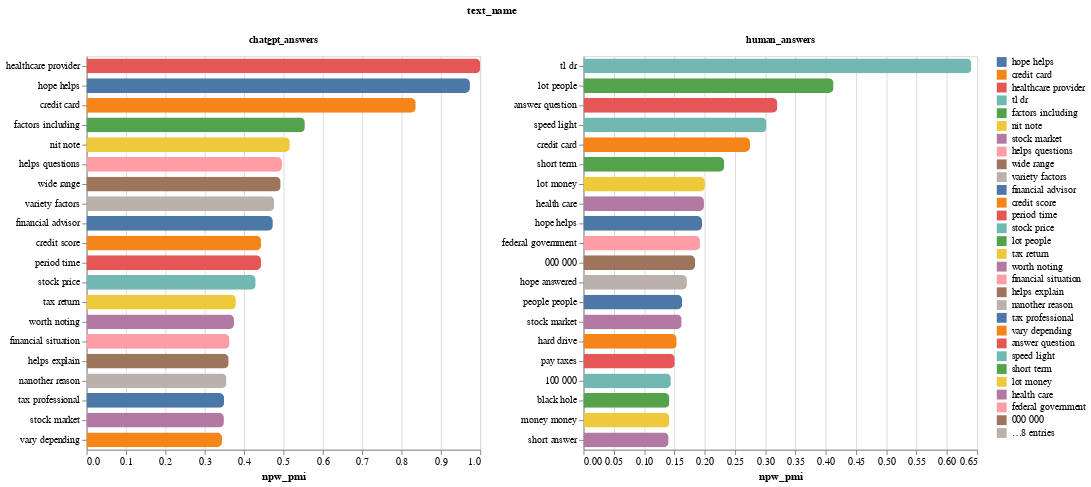

The notebook cell this image was saved under:
### Markdown cell above
Lastly, from the `npw_pmi` we see that the distribution of bigrams is a bit more balanced for human-authored texts, while ChatGPT appears to produce texts that include very specific bigrams with a much higher frequency. This might be a consequence of the different lexical variety between ChatGPT and human-authored texts.

### Code cell
charts["npw_pmi"]["BarChart"]

### Figure 1 — Vega specification as saved in the notebook (floating-point values rounded to 4 significant figures)
{"$schema": "https://vega.github.io/schema/vega/v5.json", "data": [{"name": "source_0", "values": [{"text_name": "human_answers", "": "", "ngram": "tl dr", "value": 0.6406, "rank": 1}, {"text_name": "human_answers", "": "", "ngram": "lot people", "value": 0.4129, "rank": 2}, {"text_name": "human_answers", "": "", "ngram": "answer question", "value": 0.3201, "rank": 3}, {"text_name": "human_answers", "": "", "ngram": "speed light", "value": 0.3022, "rank": 4}, {"text_name": "human_answers", "": "", "ngram": "credit card", "value": 0.2749, "rank": 5}, {"text_name": "human_answers", "": "", "ngram": "short term", "value": 0.2324, "rank": 6}, {"text_name": "human_answers", "": "", "ngram": "lot money", "value": 0.2005, "rank": 7}, {"text_name": "human_answers", "": "", "ngram": "health care", "value": 0.1989, "rank": 8}, {"text_name": "human_answers", "": "", "ngram": "hope helps", "value": 0.1957, "rank": 9}, {"text_name": "human_answers", "": "", "ngram": "federal government", "value": 0.1925, "rank": 10}, {"text_name": "human_answers", "": "", "ngram": "000 000", "value": 0.1843, "rank": 11}, {"text_name": "human_answers", "": "", "ngram": "hope answered", "value": 0.1708, "rank": 12}, {"text_name": "human_answers", "": "", "ngram": "people people", "value": 0.1628, "rank": 13}, {"text_name": "human_answers", "": "", "ngram": "stock market", "value": 0.1621, "rank": 14}, {"text_name": "human_answers", "": "", "ngram": "hard drive", "value": 0.1538, "rank": 15}, {"text_name": "human_answers", "": "", "ngram": "pay taxes", "value": 0.1507, "rank": 16}, {"text_name": "human_answers", "": "", "ngram": "100 000", "value": 0.1443, "rank": 17}, {"text_name": "human_answers", "": "", "ngram": "black hole", "value": 0.1418, "rank": 18}, {"text_name": "human_answers", "": "", "ngram": "money money", "value": 0.1418, "rank": 19}, {"text_name": "human_answers", "": "", "ngram": "short answer", "value": 0.1406, "rank": 20}, {"text_name": "chatgpt_answers", "": "", "ngram": "healthcare provider", "value": 1.0, "rank": 1}, {"text_name": "chatgpt_answers", "": "", "ngram": "hope helps", "value": 0.9739, "rank": 2}, {"text_name": "chatgpt_answers", "": "", "ngram": "credit card", "value": 0.8363, "rank": 3}, {"text_name": "chatgpt_answers", "": "", "ngram": "factors including", "value": 0.5545, "rank": 4}, {"text_name": "chatgpt_answers", "": "", "ngram": "nit note", "value": 0.5163, "rank": 5}, {"text_name": "chatgpt_answers", "": "", "ngram": "helps questions", "value": 0.4964, "rank": 6}, {"text_name": "chatgpt_answers", "": "", "ngram": "wide range", "value": 0.493, "rank": 7}, {"text_name": "chatgpt_answers", "": "", "ngram": "variety factors", "value": 0.4769, "rank": 8}, {"text_name": "chatgpt_answers", "": "", "ngram": "financial advisor", "value": 0.4732, "rank": 9}, {"text_name": "chatgpt_answers", "": "", "ngram": "credit score", "value": 0.4433, "rank": 10}, {"text_name": "chatgpt_answers", "": "", "ngram": "period time", "value": 0.4431, "rank": 11}, {"text_name": "chatgpt_answers", "": "", "ngram": "stock price", "value": 0.4296, "rank": 12}, {"text_name": "chatgpt_answers", "": "", "ngram": "tax return", "value": 0.3793, "rank": 13}, {"text_name": "chatgpt_answers", "": "", "ngram": "worth noting", "value": 0.3744, "rank": 14}, {"text_name": "chatgpt_answers", "": "", "ngram": "financial situation", "value": 0.3631, "rank": 15}, {"text_name": "chatgpt_answers", "": "", "ngram": "helps explain", "value": 0.3609, "rank": 16}, {"text_name": "chatgpt_answers", "": "", "ngram": "nanother reason", "value": 0.3554, "rank": 17}, {"text_name": "chatgpt_answers", "": "", "ngram": "tax professional", "value": 0.3494, "rank": 18}, {"text_name": "chatgpt_answers", "": "", "ngram": "stock market", "value": 0.3488, "rank": 19}, {"text_name": "chatgpt_answers", "": "", "ngram": "vary depending", "value": 0.344, "rank": 20}]}, {"name": "column_domain", "values": [{"text_name": "human_answers", "count": 20}, {"text_name": "chatgpt_answers", "count": 20}]}, {"name": "data_2"}, {"name": "source_0_color_domain_ngram", "values": [{"ngram": "tl dr", "sort_field": 0.6406}, {"ngram": "lot people", "sort_field": 0.4129}, {"ngram": "answer question", "sort_field": 0.3201}, {"ngram": "speed light", "sort_field": 0.3022}, {"ngram": "credit card", "sort_field": 1.111}, {"ngram": "short term", "sort_field": 0.2324}, {"ngram": "lot money", "sort_field": 0.2005}, {"ngram": "health care", "sort_field": 0.1989}, {"ngram": "hope helps", "sort_field": 1.17}, {"ngram": "federal government", "sort_field": 0.1925}, {"ngram": "000 000", "sort_field": 0.1843}, {"ngram": "hope answered", "sort_field": 0.1708}, {"ngram": "people people", "sort_field": 0.1628}, {"ngram": "stock market", "sort_field": 0.5109}, {"ngram": "hard drive", "sort_field": 0.1538}, {"ngram": "pay taxes", "sort_field": 0.1507}, {"ngram": "100 000", "sort_field": 0.1443}, {"ngram": "black hole", "sort_field": 0.1418}, {"ngram": "money money", "sort_field": 0.1418}, {"ngram": "short answer", "sort_field": 0.1406}, {"ngram": "healthcare provider", "sort_field": 1.0}, {"ngram": "factors including", "sort_field": 0.5545}, {"ngram": "nit note", "sort_field": 0.5163}, {"ngram": "helps questions", "sort_field": 0.4964}, {"ngram": "wide range", "sort_field": 0.493}, {"ngram": "variety factors", "sort_field": 0.4769}, {"ngram": "financial advisor", "sort_field": 0.4732}, {"ngram": "credit score", "sort_field": 0.4433}, {"ngram": "period time", "sort_field": 0.4431}, {"ngram": "stock price", "sort_field": 0.4296}, {"ngram": "tax return", "sort_field": 0.3793}, {"ngram": "worth noting", "sort_field": 0.3744}, {"ngram": "financial situation", "sort_field": 0.3631}, {"ngram": "helps explain", "sort_field": 0.3609}, {"ngram": "nanother reason", "sort_field": 0.3554}, {"ngram": "tax professional", "sort_field": 0.3494}, {"ngram": "vary depending", "sort_field": 0.344}]}], "signals": [{"name": "child_width", "value": 400}, {"name": "child_y_step", "value": 20}, {"name": "param_1", "value": "", "bind": {"input": "search", "placeholder": "insert 2-gram...", "name": "Filter by 2-gram "}}], "marks": [{"type": "group", "name": "column-title", "title": {"text": "text_name", "style": "guide-title", "offset": 10}, "role": "column-title"}, {"type": "group", "name": "column_header", "from": {"data": "column_domain"}, "sort": {"field": "datum[\"text_name\"]", "order": "ascending"}, "encode": {"update": {"width": {"signal": "child_width"}}}, "title": {"text": {"signal": "isValid(parent[\"text_name\"]) ? parent[\"text_name\"] : \"\"+parent[\"text_name\"]"}, "style": "guide-label", "offset": 10, "fontWeight": "bold", "frame": "group"}, "role": "column-header"}, {"type": "group", "name": "cell", "from": {"facet": {"data": "source_0", "name": "facet", "groupby": ["text_name"], "aggregate": {"fields": ["ngram"], "ops": ["distinct"], "as": ["distinct_ngram"]}}}, "sort": {"field": ["datum[\"text_name\"]"], "order": ["ascending"]}, "encode": {"update": {"width": {"signal": "child_width"}, "height": {"signal": "bandspace(datum[\"distinct_ngram\"], 0.1, 0.05) * child_y_step"}}}, "data": [{"name": "data_0", "source": "facet", "transform": [{"type": "stack", "field": "value", "groupby": ["ngram"], "sort": {"field": [], "order": []}, "as": ["value_start", "value_end"], "offset": "zero"}, {"type": "filter", "expr": "isValid(datum[\"value\"]) && isFinite(+datum[\"value\"])"}]}, {"name": "facet_child_y_domain_ngram_2", "source": "facet", "transform": [{"type": "aggregate", "groupby": ["ngram"], "fields": ["value"], "ops": ["sum"], "as": ["sort_field"]}, {"type": "project", "fields": ["ngram", "sort_field"]}]}], "marks": [{"type": "group", "from": {"facet": {"data": "data_0", "name": "stack_group_child_main", "groupby": ["ngram"], "aggregate": {"fields": ["value_start", "value_start", "value_end", "value_end"], "ops": ["min", "max", "min", "max"]}}}, "encode": {"update": {"cornerRadiusTopRight": {"value": 5}, "x": {"signal": "min(scale('child_x',datum[\"min_value_start\"]),scale('child_x',datum[\"max_value_start\"]),scale('child_x',datum[\"min_value_end\"]),scale('child_x',datum[\"max_value_end\"]))"}, "height": {"value": 15}, "yc": {"field": "ngram", "scale": "child_y", "band": 0.5}, "cornerRadiusBottomRight": {"value": 5}, "clip": {"value": true}, "x2": {"signal": "max(scale('child_x',datum[\"min_value_start\"]),scale('child_x',datum[\"max_value_start\"]),scale('child_x',datum[\"min_value_end\"]),scale('child_x',datum[\"max_value_end\"]))"}}}, "marks": [{"type": "group", "encode": {"update": {"height": {"field": {"signal": null, "datum": null, "group": "height", "parent": null}}, "x": {"field": {"signal": null, "datum": null, "group": "x", "parent": null}, "mult": -1}}}, "marks": [{"type": "rect", "name": "child_marks", "from": {"data": "stack_group_child_main"}, "encode": {"update": {"x": {"field": "value_end", "scale": "child_x"}, "x2": {"field": "value_start", "scale": "child_x"}, "fill": [{"field": "ngram", "scale": "color", "test": "test(regexp(param_1,'i'),datum.ngram)"}, {"value": ""}], "tooltip": {"signal": "{\"2-gram\": isValid(datum[\"ngram\"]) ? datum[\"ngram\"] : \"\"+datum[\"ngram\"], \"npw_pmi value\": format(datum[\"value\"], \"\")}"}, "opacity": [{"value": 1, "test": "test(regexp(param_1,'i'),datum.ngram)"}, {"value": 0}], "height": {"field": {"signal": null, "datum": null, "group": "height", "parent": null}}}}, "style": ["bar"]}]}]}], "scales": [{"name": "child_x", "type": "linear", "domain": {"data": "data_0", "fields": ["value_start", "value_end"]}, "range": [0, {"signal": "child_width"}], "nice": true, "zero": true}, {"name": "child_y", "type": "band", "domain": {"data": "facet_child_y_domain_ngram_2", "field": "ngram", "sort": {"op": "max", "field": "sort_field", "order": "descending"}}, "range": {"step": {"signal": "child_y_step"}}, "paddingInner": 0.1, "paddingOuter": 0.05}], "axes": [{"scale": "child_x", "zindex": 0, "grid": true, "gridScale": "child_y", "tickCount": {"signal": "ceil(child_width/40)"}, "minExtent": 0, "aria": false, "ticks": false, "domain": false, "maxExtent": 0, "labels": false, "orient": "bottom"}, {"scale": "child_x", "grid": false, "zindex": 0, "orient": "bottom", "title": "npw_pmi", "labelFlush": true, "labelOverlap": true, "tickCount": {"signal": "ceil(child_width/40)"}}, {"scale": "child_y", "orient": "left", "zindex": 0, "grid": false}], "style": "cell"}], "scales": [{"name": "color", "type": "ordinal", "domain": {"data": "source_0_color_domain_ngram", "field": "ngram", "sort": {"op": "max", "field": "sort_field", "order": "descending"}}, "range": "category"}], "background": "white", "layout": {"padding": 20, "offset": {"columnTitle": 10}, "columns": {"signal": "length(data('column_domain'))"}, "bounds": "full", "align": "none", "center": true}, "padding": 5, "legends": [{"fill": "color", "symbolType": "square", "encode": {"symbols": {"update": {"opacity": {"value": 1}}}}}]}
